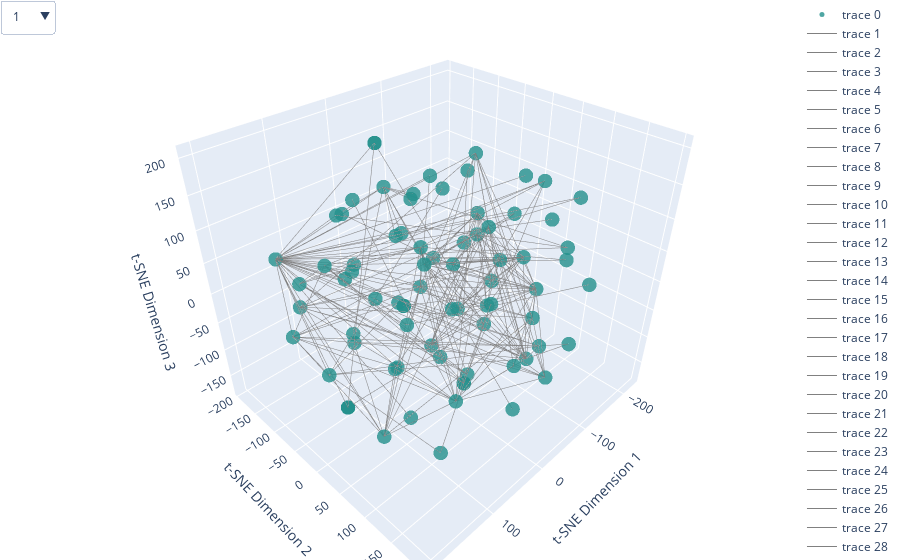

The notebook cell this image was saved under:
### Markdown cell above
### base

### Code cell
def plot_tsne(similarities, node_list, edge_list, perplexity=30, learning_rate=200, n_iter=1000, interactive=False):
    tsne = TSNE(n_components=3, perplexity=perplexity, learning_rate=learning_rate, n_iter=n_iter)
    embeddings = tsne.fit_transform(1 - similarities)

    inertias = []
    for k in range(1, min(10, len(node_list))): 
        kmeans = KMeans(n_clusters=k)
        kmeans.fit(embeddings)
        inertias.append(kmeans.inertia_)

    plt.figure(figsize=(10, 6))
    plt.plot(range(1, min(10, len(node_list))), inertias, marker='o', linestyle='--')
    plt.xlabel('Number of clusters')
    plt.ylabel('Inertia')
    plt.title('Elbow Method For Optimal Number of Clusters')
    plt.xticks(range(1, min(10, len(node_list))))
    plt.grid(True)
    plt.show()

    optimal_k = np.argmin(np.diff(inertias)) + 1
    kmeans = KMeans(n_clusters=optimal_k)
    print(f"Optimal number of clusters: {optimal_k}") 
    labels = kmeans.fit_predict(embeddings)

    if interactive:
        trace = go.Scatter3d(
            x=embeddings[:, 0],
            y=embeddings[:, 1],
            z=embeddings[:, 2],
            mode='markers',
            text=node_list,
            hoverinfo='text',
            marker=dict(
                size=5,
                color=labels,
                colorscale='Viridis',
                opacity=0.8
            )
        )
        
        edge_traces = []
        for edge in edge_list:
            u, v = edge
            u_index = node_list.index(u)
            v_index = node_list.index(v)
            edge_trace = go.Scatter3d(
                x=[embeddings[u_index, 0], embeddings[v_index, 0]],
                y=[embeddings[u_index, 1], embeddings[v_index, 1]],
                z=[embeddings[u_index, 2], embeddings[v_index, 2]],
                mode='lines',
                line=dict(color='gray', width=1),
                hoverinfo='none'
            )
            edge_traces.append(edge_trace)
        
        dropdown_buttons = [
            {
                'label': node,
                'method': 'update',
                'args': [
                    {'selectedpoints': [node_list.index(node)]},
                    {'marker.color': ['rgba(255,0,0,1)' if i == node_list.index(node) else 'rgba(0,0,0,1)' for i in range(len(node_list))]}
                ]
            }
            for node in node_list
        ]

        updatemenu = [
            {
                'buttons': dropdown_buttons,
                'direction': 'down',
                'showactive': True,
            }
        ]

        layout = go.Layout(
            scene=dict(
                xaxis=dict(title='t-SNE Dimension 1'),
                yaxis=dict(title='t-SNE Dimension 2'),
                zaxis=dict(title='t-SNE Dimension 3')
            ),
            margin=dict(l=0, r=0, b=0, t=0),
            updatemenus=updatemenu
        )

        fig = go.Figure(data=[trace] + edge_traces, layout=layout)
        fig.show()

plot_tsne(similarity_matrix, node_list, edge_list, interactive=True)
